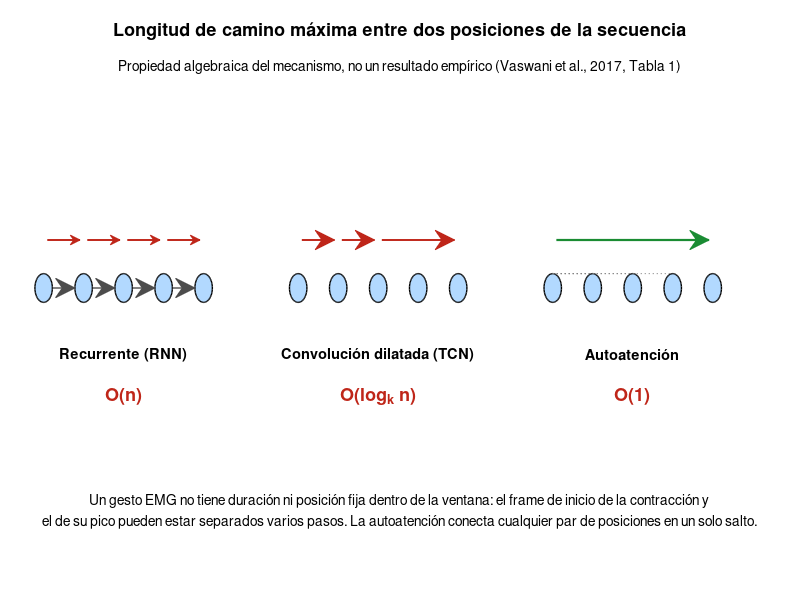

The MATLAB script that drew this image:
% #################################################################
% Diagrama comparando la longitud de camino maxima entre RNN, CNN/TCN
% dilatada, y autoatencion -- la justificacion de primeros principios
% (Vaswani et al. 2017, Tabla 1) de por que se eligio autoatencion
% despues de la CNN, en vez de una capa recurrente o convolucional
% adicional para modelar dependencias temporales.
% #################################################################

clear; clc;

fig = figure('Visible', 'off', 'Position', [100 100 1100 500], 'Color', 'w');
ax = axes('Position', [0 0 1 1], 'Visible', 'off');
xlim(ax, [0 11]); ylim(ax, [0 5]); hold(ax, 'on');

text(ax, 5.5, 4.75, 'Longitud de camino máxima entre dos posiciones de la secuencia', ...
    'HorizontalAlignment', 'center', 'FontSize', 13, 'FontWeight', 'bold');
text(ax, 5.5, 4.45, 'Propiedad algebraica del mecanismo, no un resultado empírico (Vaswani et al., 2017, Tabla 1)', ...
    'HorizontalAlignment', 'center', 'FontSize', 10);

n = 5; % posiciones de ejemplo en la secuencia
mechs = struct('name', {'Recurrente (RNN)', 'Convolución dilatada (TCN)', 'Autoatención'}, ...
               'complexity', {'O(n)', 'O(log_k n)', 'O(1)'}, ...
               'x0', {0.6, 4.1, 7.6});
colorNode = [0.70 0.85 1.00];
colorEdge = [0.3 0.3 0.3];

for m = 1:3
    x0 = mechs(m).x0;
    yNodes = 2.6;
    xs = x0 + (0:n-1) * 0.55;
    for i = 1:n
        rectangle(ax, 'Position', [xs(i)-0.12 yNodes-0.12 0.24 0.24], 'Curvature', 1, ...
            'FaceColor', colorNode, 'EdgeColor', 'k', 'LineWidth', 1);
    end
    switch m
        case 1 % RNN: cadena secuencial, cada paso conecta solo al siguiente
            for i = 1:n-1
                annotation(fig, 'arrow', [(xs(i)+0.12)/11 (xs(i+1)-0.12)/11], [yNodes/5 yNodes/5], 'LineWidth', 1, 'Color', colorEdge);
            end
            for i = 1:n-1
                annotation(fig, 'arrow', [(xs(i)+0.05)/11 (xs(i+1)-0.05)/11], [(yNodes+0.4)/5 (yNodes+0.4)/5], ...
                    'LineWidth', 1.4, 'Color', [0.75 0.15 0.1], 'HeadLength', 5, 'HeadWidth', 5);
            end
        case 2 % TCN dilatada: saltos crecientes (dilatacion 1,2,4)
            skips = [1 1 2 4];
            pos = 1;
            path = pos;
            while pos < n
                step = min(skips(min(end,pos)), n-pos);
                nextPos = pos + max(step,1);
                if nextPos > n, nextPos = n; end
                annotation(fig, 'arrow', [(xs(pos)+0.05)/11 (xs(nextPos)-0.05)/11], ...
                    [(yNodes+0.4)/5 (yNodes+0.4)/5], 'LineWidth', 1.4, 'Color', [0.75 0.15 0.1]);
                pos = nextPos;
            end
        case 3 % Autoatencion: todos conectan directo con todos (mostrar solo primero-ultimo)
            annotation(fig, 'arrow', [(xs(1)+0.05)/11 (xs(n)-0.05)/11], [(yNodes+0.4)/5 (yNodes+0.4)/5], ...
                'LineWidth', 1.6, 'Color', [0.1 0.55 0.2]);
            for i = 2:n-1
                plot(ax, [xs(1) xs(i)], [yNodes+0.12 yNodes+0.12], ':', 'Color', [0.5 0.5 0.5], 'LineWidth', 0.8);
            end
    end
    text(ax, x0 + (n-1)*0.55/2, yNodes-0.55, mechs(m).name, 'HorizontalAlignment', 'center', 'FontSize', 10.5, 'FontWeight', 'bold');
    text(ax, x0 + (n-1)*0.55/2, yNodes-0.9, mechs(m).complexity, 'HorizontalAlignment', 'center', 'FontSize', 13, 'Color', [0.75 0.15 0.1], 'FontWeight', 'bold');
end

text(ax, 5.5, 0.75, ['Un gesto EMG no tiene duración ni posición fija dentro de la ventana: el frame de inicio de la contracción y', ...
    newline 'el de su pico pueden estar separados varios pasos. La autoatención conecta cualquier par de posiciones en un solo salto.'], ...
    'HorizontalAlignment', 'center', 'FontSize', 10);

exportgraphics(fig, 'FigurasReales/diagrama_longitud_camino.png', 'Resolution', 200);
close(fig);
fprintf('Diagrama guardado en FigurasReales/diagrama_longitud_camino.png\n');
